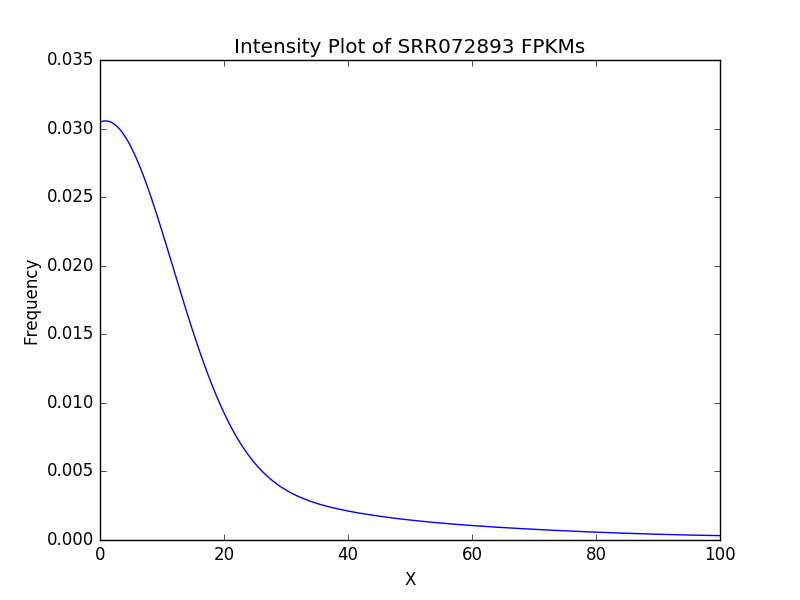

Write the Python code that produced this figure.
#!/usr/bin/env python

"""
usage: ./intensity.py <ctab file>
"""

import pandas as pd
import numpy as np
import matplotlib.pyplot as plt
import sys
from scipy.stats import gaussian_kde

df1 = pd.read_table(sys.argv[1])
data = df1["FPKM"].values

density = gaussian_kde(data)


xs = np.linspace(np.min(data), 100, 1000)


#x = numpy.arrange(0, 10000,100000)
#density.covariance_factor = lambda : .25
#density._compute_covariance()
plt.figure
plt.plot(xs,density(xs))
plt.title("Intensity Plot of SRR072893 FPKMs")
plt.xlabel("X")
plt.ylabel("Frequency")
plt.savefig("intensity.png")
plt.close()
